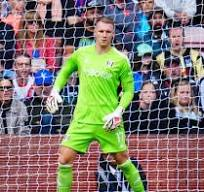
#> input picture image_operation/img/img.png, 204 x 192 px
$ python image_operation.py
#> lines starting #> are read from the running program, lines starting #| are printed output that depends on the picture
#!/usr/bin/env python
# -*- coding:utf-8 -*-
"""
@author: YangFei
@time: 2024/11/22 20:49
@file: image_operation.py
@project: ReLearn
@email: ccc420513@gmail.com
"""
from PIL import Image

test=Image.open('../img/img.png')
#> test is the input picture: PIL image 204x192 RGB; mean R, G, B 125.5, 120, 108.8
crop=test.crop((20,30,80,90))
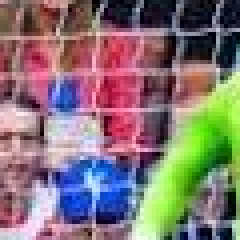
#> crop: PIL image 60x60 RGB (shown 4 times larger); mean R, G, B 131.5, 116, 116

test_width,test_height=test.size
#> test_width = 204; test_height = 192
paste_width,paste_height=crop.size
#> paste_width = 60; paste_height = 60

for left in range(0,test_width,paste_width):
    for top in range(0,test_height,paste_height):
        print(left,top)
        test.paste(crop,(left,top))
        test.save('../img/result.jpg')
#> this loop made 4 passes
#> pass 1, `test.save('../img/result.jpg')`:
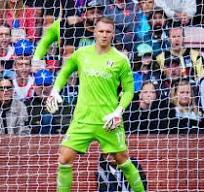
#> saved as result.jpg: PIL image 204x192 RGB; mean R, G, B 125.2, 121.6, 109.3
#> pass 1, `test.save('../img/result.jpg')`:
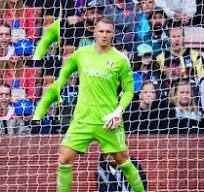
#> saved as result.jpg: PIL image 204x192 RGB; mean R, G, B 125.3, 121.1, 107
#> pass 1, `test.save('../img/result.jpg')`:
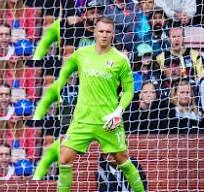
#> saved as result.jpg: PIL image 204x192 RGB; mean R, G, B 124.5, 122.3, 107.3
#> pass 1, `test.save('../img/result.jpg')`:
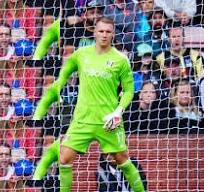
#> saved as result.jpg: PIL image 204x192 RGB; mean R, G, B 123.4, 121.9, 106.9
#> after the loop:
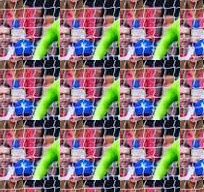
#> test: PIL image 204x192 RGB; mean R, G, B 131.8, 113.7, 116.5
